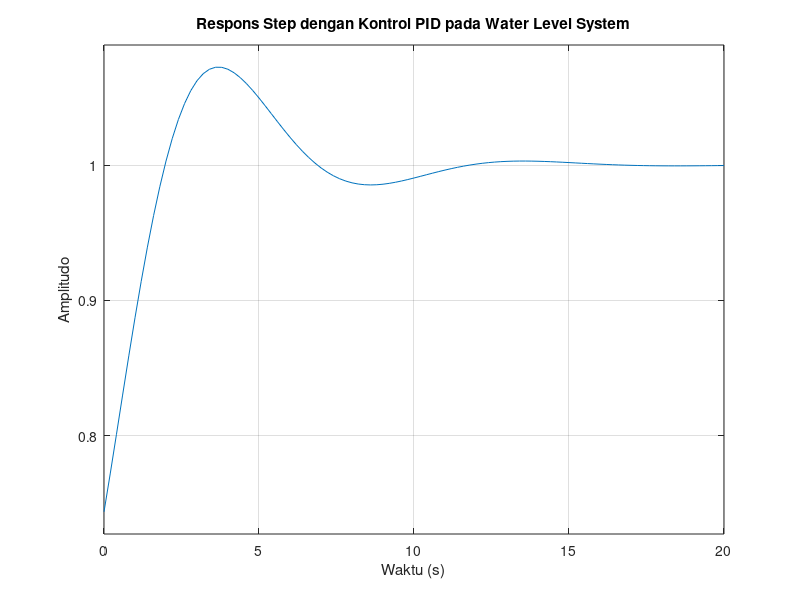
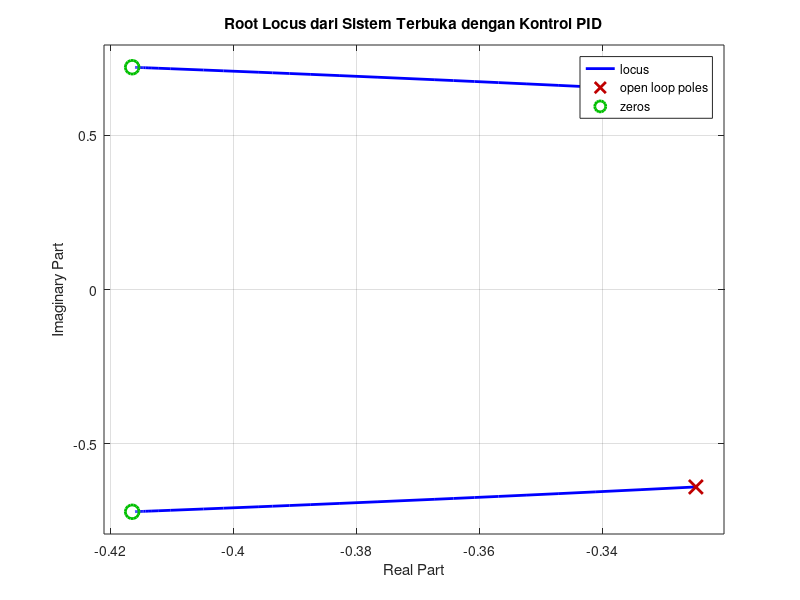

Here is the MATLAB script that generated these plots, in order: (Note: this script raises an error after producing the figures.)
F = 20; % Ns/m
K = 17; % N
h_0 = 1; % M

num = [1];
den = [K/(2*F*sqrt(h_0)) 1/F];
plant = tf(num, den);

Kp = 1.026582;
Ki = 0.851861;
Kd = 1.232589;

controller = pid(Kp, Ki, Kd); % Kontrol PID
closed_loop_system = feedback(controller * plant, 1);

% Simulasikan respons terhadap step function
figure;
step(closed_loop_system);
title('Respons Step dengan Kontrol PID pada Water Level System');
xlabel('Waktu (s)');
ylabel('Amplitudo');
grid on;

% Tambahkan metode root locus
figure;
rlocus(closed_loop_system);
title('Root Locus dari Sistem Terbuka dengan Kontrol PID');
xlabel('Real Part');
ylabel('Imaginary Part');
grid on;

% Gunakan rlocfind untuk memilih titik pada root locus
[K_selected, poles_selected] = rlocfind(closed_loop_system);

fprintf('K yang dipilih: %f\n', K_selected);
fprintf('Pole yang dipilih:\n');
disp(poles_selected);